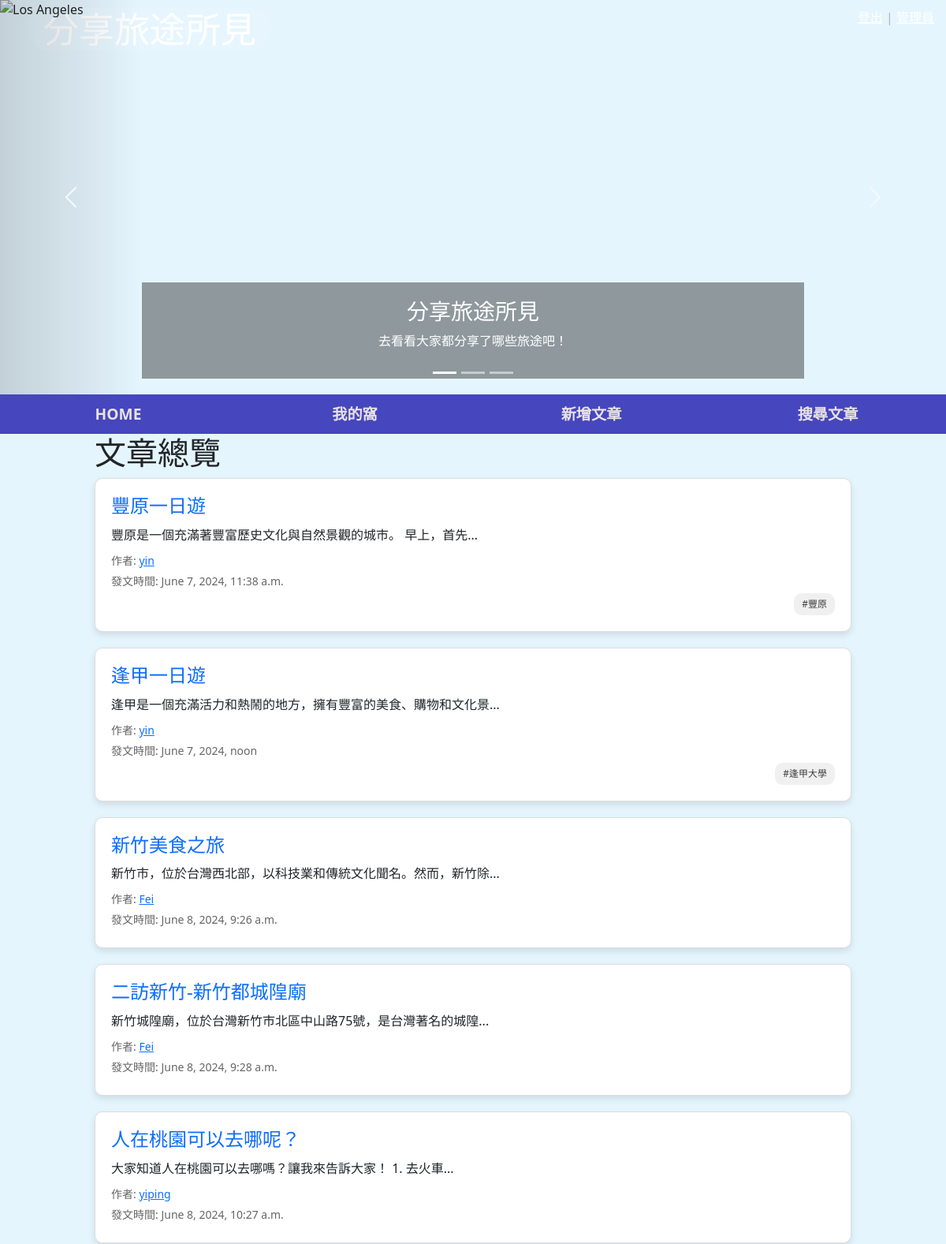
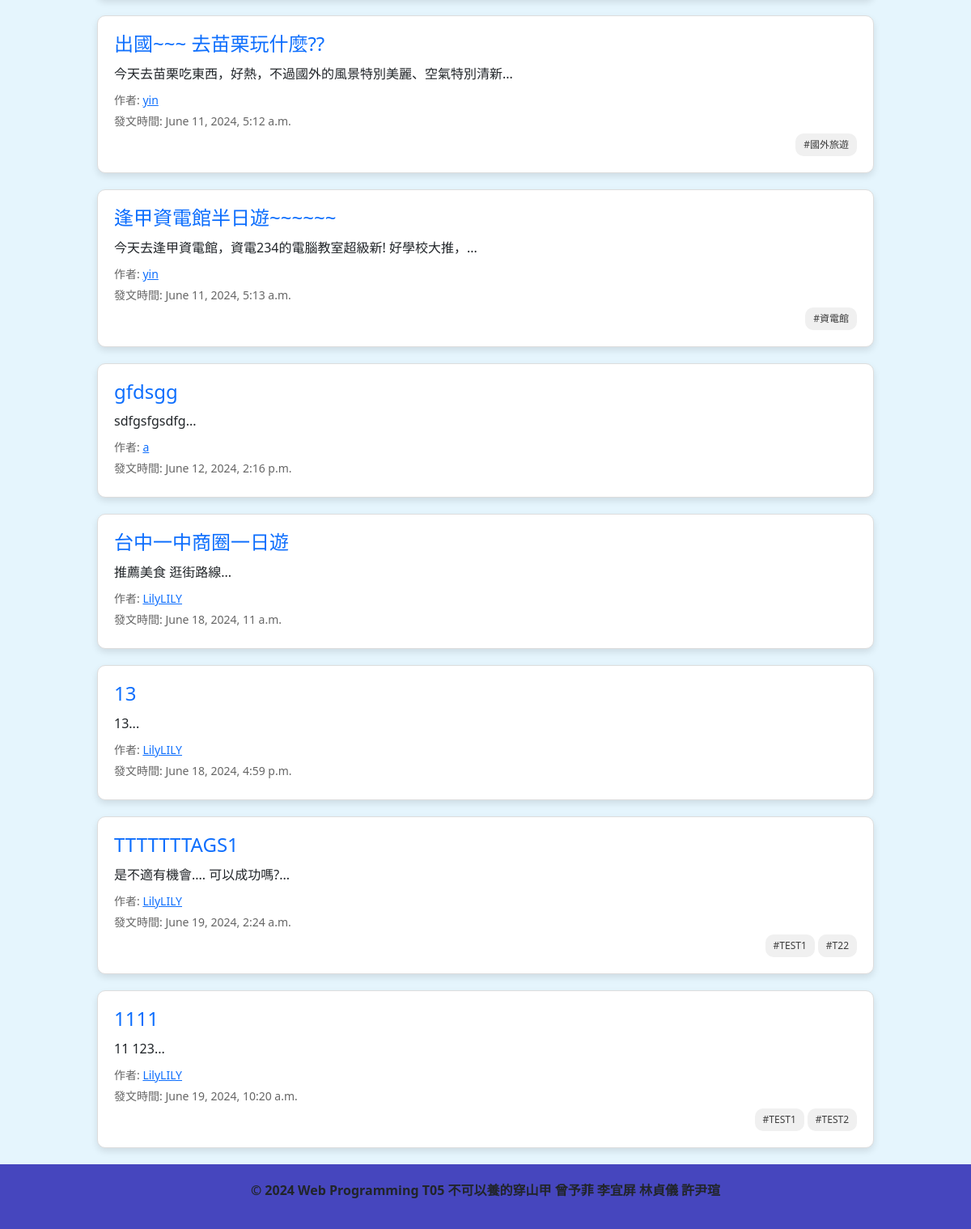
Screenshot of / (signed in) with the database file from the repository (2 pictures, top to bottom).
### travel/models.py (models this page shows, shortened)
class Post(models.Model):
    user = models.ForeignKey(User, on_delete=models.CASCADE, related_name='posts', verbose_name="發文者")
    title = models.CharField(max_length=20, verbose_name="文章標題")
    description = models.TextField(verbose_name="文章內容")
    created_at = models.DateTimeField(default=timezone.now, verbose_name="發文時間")
    pictures = models.ManyToManyField(Picture, related_name='posts', verbose_name="內文圖片", blank=True)
    tags = models.ManyToManyField(Tag, related_name='posts', verbose_name="標籤", blank=True)

class Tag(models.Model):
    name = models.CharField(max_length=30, unique=True, verbose_name="標籤名稱")
    def __str__(self):
        return self.name

### travel/views.py (the view)
# urls.py: 2. Add a URL to urlpatterns:  path('', views.home, name='home')
def home(request):
    posts = Post.objects.all()
    return render(request, 'home.html', {'posts': posts})

### travel/templates/home.html (shortened to what this page needs)
{% extends "Mama.html" %}
{% load static %}
{% block CSS %}
    <link rel="stylesheet" type="text/css" href="{% static 'css/home.css' %}">
{% endblock %}
{% block content %}
<div class="post-list">
    <h1>文章總覽</h1>
    {% for post in posts %}
    <div class="post-item">
        <h2 class="post-title"><a class="post" href="/post_detail/{{ post.id }}">{{ post.title }}</a></h2>
        <p class="post-description">{{ post.description|slice:":30" }}...</p>
        <p class="post-author">作者: <a href="{{ post.user.profile.member_id }}/detail/">{{ post.user.username }}</a></p>
        <p class="post-date">發文時間: {{ post.created_at }}</p>
        <div class="post-tags-container">
            {% for tag in post.tags.all %}
                <a class="post-tags" href="/search/?query={{ tag }}">#{{ tag }}</a>
            {% endfor %}
        </div>
    </div>
    {% endfor %}
</div>
{% endblock %}

### static/css/mama.css (style rules this page uses)
* { box-sizing: border-box; font-family: system-ui, -apple-system, BlinkMacSystemFont, 'Segoe UI', Roboto, Oxygen, Ubuntu, Cantarell, 'Open Sans', 'Helvetica Neue', sans-serif; }
body { margin: 0; padding: 0; display: flex; flex-direction: column; }

### static/css/home.css (style rules this page uses)
.post-list { list-style: none; margin: 0 auto; width: 80%; padding: 0; }
.post-item { background-color: #ffffff; border: 1px solid #ddd; margin-bottom: 20px; border-radius: 10px; padding: 20px; box-shadow: 0 4px 8px rgba(0, 0, 0, 0.1); }
.post-title { font-size: 24px; margin-top: 0; margin-bottom: 10px; }
body { background-color: #e5f5fd; }
a.post { text-decoration:none }
.post-description { font-size: 16px; margin-bottom: 10px; }
.post-author, .post-date { font-size: 14px; color: #666; margin-bottom: 5px; }

### travel/templates/home.html (style rules this page uses)
.post-tags-container { display: flex; flex-wrap: wrap; gap: 4px; justify-content: flex-end; }
.post-tags { background-color: #f0f0f0; color: #3d3d3d; text-decoration: none; padding: 5px 10px; border-radius: 10px; font-size: 12px; }

### rows the page displays
Post: title "豐原一日遊", description "豐原是一個充滿著豐富歷史文化與自然景觀的城市。 早上，首先", user.username "yin", created_at "June 7, 2024, 11:38 a.m."
Tag: name "豐原"
Post: title "逢甲一日遊", description "逢甲是一個充滿活力和熱鬧的地方，擁有豐富的美食、購物和文化景", user.username "yin", created_at "June 7, 2024, noon"
Tag: name "逢甲大學"
Post: title "新竹美食之旅", description "新竹市，位於台灣西北部，以科技業和傳統文化聞名。然而，新竹除", user.username "Fei", created_at "June 8, 2024, 9:26 a.m."
Post: title "二訪新竹-新竹都城隍廟", description "新竹城隍廟，位於台灣新竹市北區中山路75號，是台灣著名的城隍", user.username "Fei", created_at "June 8, 2024, 9:28 a.m."
Post: title "人在桃園可以去哪呢？", description "大家知道人在桃園可以去哪嗎？讓我來告訴大家！ 1. 去火車", user.username "yiping", created_at "June 8, 2024, 10:27 a.m."
Post: title "出國~~~ 去苗栗玩什麼??", description "今天去苗栗吃東西，好熱，不過國外的風景特別美麗、空氣特別清新", user.username "yin", created_at "June 11, 2024, 5:12 a.m."
Tag: name "國外旅遊"
Post: title "逢甲資電館半日遊~~~~~~", description "今天去逢甲資電館，資電234的電腦教室超級新! 好學校大推，", user.username "yin", created_at "June 11, 2024, 5:13 a.m."
Tag: name "資電館"
Post: title "gfdsgg", description "sdfgsfgsdfg", user.username "a", created_at "June 12, 2024, 2:16 p.m."
Post: title "台中一中商圈一日遊", description "推薦美食 逛街路線", user.username "LilyLILY", created_at "June 18, 2024, 11 a.m."
Post: title "13", description "13", user.username "LilyLILY", created_at "June 18, 2024, 4:59 p.m."
Post: title "TTTTTTTAGS1", description "是不適有機會.... 可以成功嗎?", user.username "LilyLILY", created_at "June 19, 2024, 2:24 a.m."
Tag: name "TEST1"
Tag: name "T22"
Post: title "1111", description "11 123", user.username "LilyLILY", created_at "June 19, 2024, 10:20 a.m."
Tag: name "TEST2"
